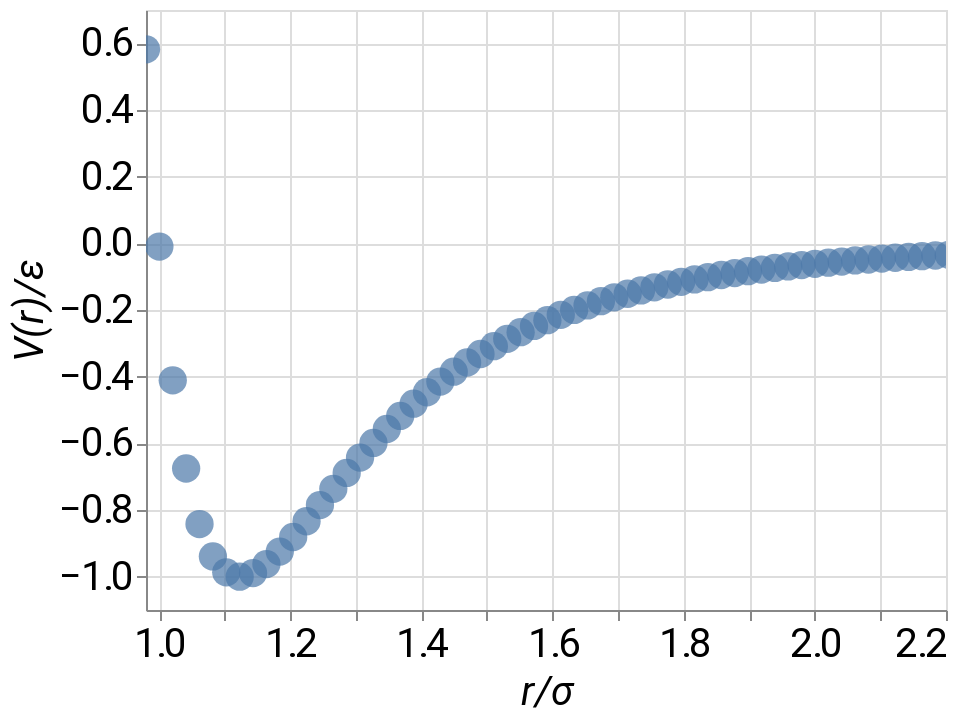

This figure's notebook cell:
### Markdown cell above
## Evaluating the forces

There are two common types of conservative forces that you encounter in MD simulations. The first is external potentials, which only depend on the position of the particle in the box, such as a **harmonic trap** of frequency $\omega_0$,

$$
V(x,y,z) = \frac{1}{2} m \omega^2_0 (x^2 + y^2 + z^2).
$$

The total potential energy is then a sum over the contributions of all particles,

$$
V(\textbf{r}_1,...,\textbf{r}_N) = \frac{1}{2} m \omega_0^2 \sum_{j=1}^N (x_j^2 + y_j^2 + z_j^2).
$$ (Harm)

Each particle feels a force due to the trap independently of the other particles based on its position vector,

$$
\textbf{F}_k = - \nabla_k \cdot V = - m \omega_0^2 \textbf{r}_k.
$$

The second type is interaction potentials, such as the **Lennard-Jones (LJ) potential**,

$$
V_{LJ}(r) = 4 \varepsilon \left[ \left( \frac{\sigma}{r} \right)^{12} - \left( \frac{\sigma}{r} \right)^6 \right].
$$

This force acts between every pair of particles, so that for the entire system we get

$$
V_{LJ}(r) = 4 \varepsilon \sum_{i=1}^{N-1} \sum_{j>i}^N \left[ \left( \frac{\sigma}{r_{ij}} \right)^{12} - \left( \frac{\sigma}{r_{ij}} \right)^6 \right],
$$ (LJ)

where $r_{ij} = | \textbf{r}_i - \textbf{r}_j |$ is the distance between particles $i$ and $j$.

```{admonition} Active learning
:class: tip
What is the meaning of the paramters $\varepsilon$ and $\sigma$ in the LJ potential?
What is the value of $r$ at the minimum of the well?
Explain the two contributions to the potential energy, i.e., $\sim r^{-12}$ and $\sim -r^{-6}$.
```

```{admonition} Solution
:class: dropdown

As can be seen from the figure below, $-\varepsilon$ is the depth of the potential well while $\sigma$ is the value of $r$ for which $V=0$, representing more or less the range in which repulsive interaction becomes dominant. This is a measure of the particle size, if you will. 

The value at the minimum is obtained from the first derivative,

$$
4 \varepsilon \left[ -12 \sigma^{12} r^{-13} + 6 \sigma^6 r^{-7} \right] = 0.
$$

$$
2 \sigma^6 = r_0^6 \\
r_0 = 2^{1/6} \sigma.
$$

Which, upon substitution in the potential given $V= 4\varepsilon(-\frac{1}{4}) = -\varepsilon$ as expected.

You might remember from your magnetism and electricity, first-year physics course that the interaction between two dipoles when you average over all possible relative orientations is given by 

$$
-\sim r^{-6}.
$$

That is the second term in the LJ potential and it applies an attractive force at long distances. The second term can not be derived by such a classical analogy. Loosely speaking, it represents the fact that the two particles start repelling each other when their electron clouds overlap. 

```

### Code cell
import numpy as np
import matplotlib.pyplot as plt
import altair as alt
import pandas as pd

r = np.linspace( 0.98  , 3 , 100 )

V = 4 * ( (1/r)**12 - (1/r)**6 )

#plt.figure(1, dpi=600)
#plt.ylabel( r'$V(r)/\epsilon$' )
#plt.xlabel( r'$r/\sigma$' )
#plt.plot(r, V)

data = np.array([r,V])
data = data.T

data = pd.DataFrame(data, columns=['r','V'])

alt.Chart(data=data).mark_point().encode(
    x=alt.X("r", title="r/\u03c3", scale=alt.Scale(domain=[0.98, 2.2])),
    y=alt.Y("V", title="V(r)/\u03b5", scale=alt.Scale(domain=[-1.1, 0.7])),
    tooltip=('r','V')
).interactive().configure_point(
    size=200,
    filled=True
).configure_axis(
    labelFontSize=20,
    titleFontSize=20,
    labelFont="Roboto",
    titleFont="Roboto",
    titleFontStyle="italic",
    titleFontWeight="normal"
)

### Figure 1 — Vega-Lite specification as saved in the notebook (floating-point values rounded to 4 significant figures)
{"config": {"view": {"continuousWidth": 400, "continuousHeight": 300}, "axis": {"labelFont": "Roboto", "labelFontSize": 20, "titleFont": "Roboto", "titleFontSize": 20, "titleFontStyle": "italic", "titleFontWeight": "normal"}, "point": {"filled": true, "size": 200}}, "data": {"name": "data-439411ad297a188269b32256e5de9a28"}, "mark": "point", "encoding": {"tooltip": [{"field": "r", "type": "quantitative"}, {"field": "V", "type": "quantitative"}], "x": {"field": "r", "scale": {"domain": [0.98, 2.2]}, "title": "r/σ", "type": "quantitative"}, "y": {"field": "V", "scale": {"domain": [-1.1, 0.7]}, "title": "V(r)/ε", "type": "quantitative"}}, "selection": {"selector001": {"type": "interval", "bind": "scales", "encodings": ["x", "y"]}}, "$schema": "https://vega.github.io/schema/vega-lite/v4.17.0.json", "datasets": {"data-439411ad297a188269b32256e5de9a28": [{"r": 0.98, "V": 0.5819}, {"r": 1.0, "V": -0.00966}, {"r": 1.021, "V": -0.4109}, {"r": 1.041, "V": -0.6755}, {"r": 1.062, "V": -0.8423}, {"r": 1.082, "V": -0.9393}, {"r": 1.102, "V": -0.987}, {"r": 1.123, "V": -1.0}, {"r": 1.143, "V": -0.9891}, {"r": 1.164, "V": -0.9622}, {"r": 1.184, "V": -0.9248}, {"r": 1.204, "V": -0.881}, {"r": 1.225, "V": -0.8338}, {"r": 1.245, "V": -0.7851}, {"r": 1.266, "V": -0.7364}, {"r": 1.286, "V": -0.6887}, {"r": 1.306, "V": -0.6426}, {"r": 1.327, "V": -0.5987}, {"r": 1.347, "V": -0.557}, {"r": 1.368, "V": -0.5178}, {"r": 1.388, "V": -0.481}, {"r": 1.408, "V": -0.4467}, {"r": 1.429, "V": -0.4148}, {"r": 1.449, "V": -0.3851}, {"r": 1.47, "V": -0.3575}, {"r": 1.49, "V": -0.332}, {"r": 1.511, "V": -0.3084}, {"r": 1.531, "V": -0.2866}, {"r": 1.551, "V": -0.2664}, {"r": 1.572, "V": -0.2477}, {"r": 1.592, "V": -0.2305}, {"r": 1.613, "V": -0.2146}, {"r": 1.633, "V": -0.1999}, {"r": 1.653, "V": -0.1863}, {"r": 1.674, "V": -0.1737}, {"r": 1.694, "V": -0.162}, {"r": 1.715, "V": -0.1513}, {"r": 1.735, "V": -0.1413}, {"r": 1.755, "V": -0.1321}, {"r": 1.776, "V": -0.1235}, {"r": 1.796, "V": -0.1156}, {"r": 1.817, "V": -0.1082}, {"r": 1.837, "V": -0.1014}, {"r": 1.857, "V": -0.09505}, {"r": 1.878, "V": -0.08916}, {"r": 1.898, "V": -0.08369}, {"r": 1.919, "V": -0.07859}, {"r": 1.939, "V": -0.07385}, {"r": 1.959, "V": -0.06944}, {"r": 1.98, "V": -0.06532}, {"r": 2.0, "V": -0.06149}, {"r": 2.021, "V": -0.05791}, {"r": 2.041, "V": -0.05457}, {"r": 2.061, "V": -0.05145}, {"r": 2.082, "V": -0.04853}, {"r": 2.102, "V": -0.04581}, {"r": 2.123, "V": -0.04326}, {"r": 2.143, "V": -0.04087}, {"r": 2.163, "V": -0.03863}, {"r": 2.184, "V": -0.03654}, {"r": 2.204, "V": -0.03457}, {"r": 2.225, "V": -0.03273}, {"r": 2.245, "V": -0.031}, {"r": 2.265, "V": -0.02937}, {"r": 2.286, "V": -0.02784}, {"r": 2.306, "V": -0.02641}, {"r": 2.327, "V": -0.02506}, {"r": 2.347, "V": -0.02378}, {"r": 2.367, "V": -0.02259}, {"r": 2.388, "V": -0.02146}, {"r": 2.408, "V": -0.0204}, {"r": 2.429, "V": -0.0194}, {"r": 2.449, "V": -0.01845}, {"r": 2.469, "V": -0.01756}, {"r": 2.49, "V": -0.01672}, {"r": 2.51, "V": -0.01592}, {"r": 2.531, "V": -0.01517}, {"r": 2.551, "V": -0.01446}, {"r": 2.572, "V": -0.01379}, {"r": 2.592, "V": -0.01315}, {"r": 2.612, "V": -0.01255}, {"r": 2.633, "V": -0.01198}, {"r": 2.653, "V": -0.01144}, {"r": 2.674, "V": -0.01092}, {"r": 2.694, "V": -0.01044}, {"r": 2.714, "V": -0.009977}, {"r": 2.735, "V": -0.009539}, {"r": 2.755, "V": -0.009124}, {"r": 2.776, "V": -0.00873}, {"r": 2.796, "V": -0.008355}, {"r": 2.816, "V": -0.007999}, {"r": 2.837, "V": -0.007661}, {"r": 2.857, "V": -0.007339}, {"r": 2.878, "V": -0.007033}, {"r": 2.898, "V": -0.006741}, {"r": 2.918, "V": -0.006464}, {"r": 2.939, "V": -0.0062}, {"r": 2.959, "V": -0.005948}, {"r": 2.98, "V": -0.005708}, {"r": 3.0, "V": -0.005479}]}}
